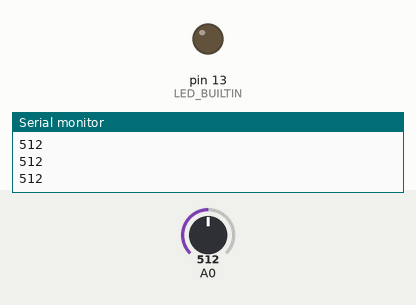
The sketch below on a simulated Arduino Uno, built with avr-gcc and run on an emulated ATmega328P. On the bench: output pins drawn as LEDs (lit = HIGH), the last lines printed to the serial monitor. The inputs (shaded band) are chosen by the test bench; at power-on: A0 = 512.

Above: at 1.2 s.
1.3 s: A0 set to 984
2.8 s: A0 set to 1014
At 3.8 s:
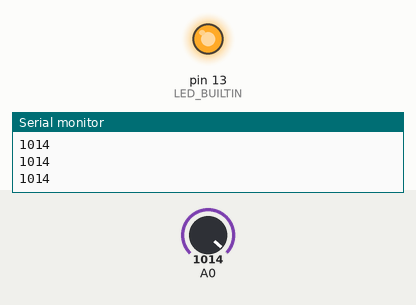
4.3 s: A0 set to 990
At 5.1 s:
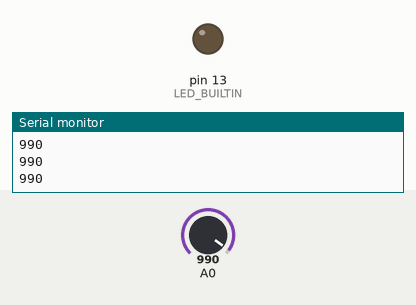
5.8 s: A0 set to 1010
At 6.4 s:
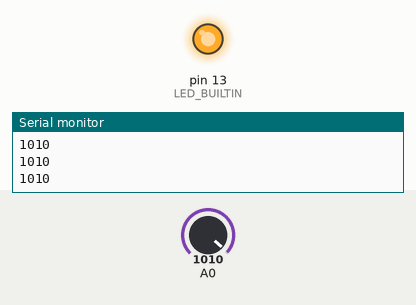
Timing chart, 0 to 8.3 s (numbered marks = the images above; inputs shaded):
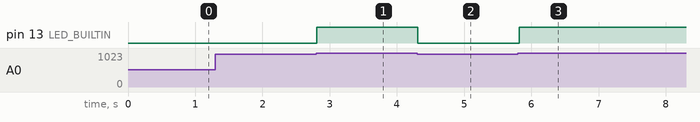

The sketch:

cs_as.ino
```cpp
void setup() {

 Serial.begin(9600);

  pinMode(LED_BUILTIN, OUTPUT);
}


void loop() {
  int p=analogRead(A0);
  if(p<=1000){
  digitalWrite(LED_BUILTIN, LOW);
  Serial.println(p);
  delay(100);

  }
  if(p>1000){

  digitalWrite(LED_BUILTIN, HIGH);

    Serial.println(p);
  delay(100);
}
}
```

Measured:
- the behaviour switches between 1000 and 1001 on A0 (found by bisection; images 0 and 1)
- after the input at 2.8 s, pin 13 (LED_BUILTIN): LOW → HIGH at once
- after the input at 4.3 s, pin 13 (LED_BUILTIN): HIGH → LOW at once
- after the input at 5.8 s, pin 13 (LED_BUILTIN): LOW → HIGH at once
